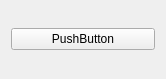
<?xml version="1.0" encoding="UTF-8"?>
<ui version="4.0">
 <class>DIOBtn</class>
 <widget class="QWidget" name="DIOBtn">
  <property name="geometry">
   <rect>
    <x>0</x>
    <y>0</y>
    <width>166</width>
    <height>79</height>
   </rect>
  </property>
  <property name="windowTitle">
   <string>Form</string>
  </property>
  <layout class="QVBoxLayout" name="verticalLayout">
   <item>
    <widget class="QPushButton" name="pushButton">
     <property name="text">
      <string>PushButton</string>
     </property>
    </widget>
   </item>
  </layout>
 </widget>
 <resources/>
 <connections/>
</ui>
